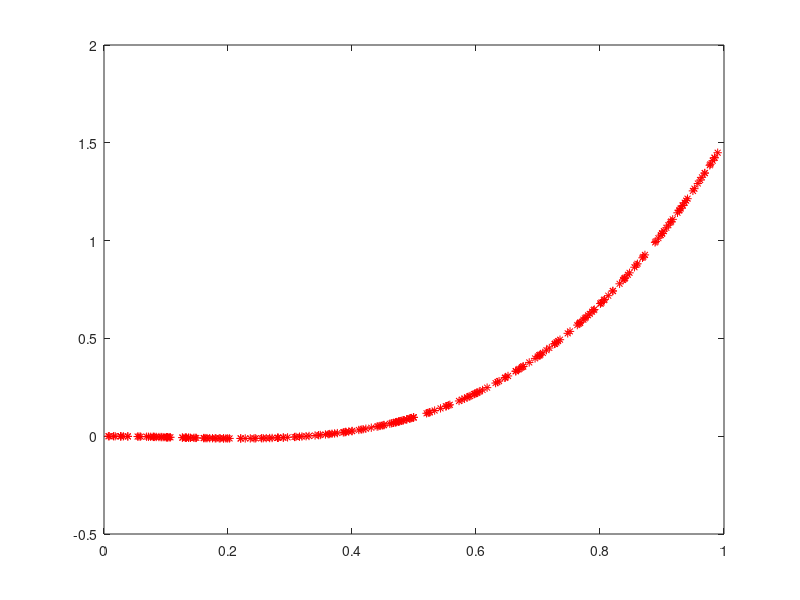

This chart was generated by the following MATLAB code: (Note: this script raises an error after producing the figure.)
%Generate Data
clc
clear all
close all
%u=unifrnd(0,1,1000,1);
load('u')
load('n1')
load('n2')
load('n3')
%% noise
% n1 = wgn(1,1000,1);
% n1=(n1-mean(n1));
% mean_noise=mean(n1)
% var_noise=var(n1)

%%
y=-0.6*u.^2 + 2.25*u.^3 - 0.1*u.^2 - 0.1*u.^3 - 0.1*n3' ;
X=[u.^2 u.^3 u.^2+u.^3];
%% optimal 
% for kk=1:20
% for k=0:1:9
% xtrain=X(100*k+1:100*k+75,1:3);
% ytrain=y(100*k+1:100*k+75);
% xtest=X(100*k+76:100*(k+1),1:3);
% ytest=y(100*k+76:100*(k+1));
% alpha=kk;
% teta(k+1,1:3)=(inv((xtrain)'*(xtrain)+10^(-alpha)*eye(3)))*(xtrain)'*(ytrain);
% end
% tetahat(:,kk)=(mean(teta))';
% for i=0:9
%     utest(25*i+1:25*(i+1))=u(100*i+76:100*(i+1));
%     ytest(25*i+1:25*(i+1))=y(100*i+76:100*(i+1));
%     xtest(25*i+1:25*(i+1),(1:3))= X(100*i+76:100*(i+1),(1:3));
% end
% yhat=xtest*tetahat(:,kk);
% e(:,kk)=ytest-yhat;
% %I=e'*e;
% msee(kk)=mse(e(:,kk));
%end
%%
for k=0:1:9
xtrain=X(100*k+1:100*k+75,1:3);
ytrain=y(100*k+1:100*k+75);
xtest=X(100*k+76:100*(k+1),1:3);
ytest=y(100*k+76:100*(k+1));
alpha=13;
teta(k+1,1:3)=(inv((xtrain)'*(xtrain)+10^(-alpha)*eye(3)))*(xtrain)'*(ytrain);
end
%display(det((xtrain)'*(xtrain)+10^(-alpha)*eye(3)),'Det of X*X(T)+alpha I ')
%display(norm(inv((xtrain)'*(xtrain)+10^(-alpha)*eye(3))),'norm of inv X*X(T)+alpha I')
tetahat=(mean(teta))';
for i=0:9
    utest(25*i+1:25*(i+1))=u(100*i+76:100*(i+1));
    ytest(25*i+1:25*(i+1))=y(100*i+76:100*(i+1));
    xtest(25*i+1:25*(i+1),(1:3))= X(100*i+76:100*(i+1),(1:3));
end
yhat=xtest*tetahat;
e=ytest-yhat;
I=e'*e;

%% figure
%%input_output
figure;
plot(utest,yhat,'r*');
%axis([0 1 -1 1])

hold on
plot(utest,ytest,'bO');
%axis([0 1 -1.5 1.5])

legend('Estimated','Real');
grid on;
xlabel('input');
ylabel('output');
%%error bar

figure;
plot(utest,e,'ko');
legend('Error on test data');
%axis([0 1 -1.5 1.5])
display(mse(e),'Mean squared normalized error ')
grid on;
xlabel('input');
ylabel('Error');

sigma2=((e'*e)/(250-3));                     %%N-n
cov_tetahat=(sigma2)*(inv(xtest'*xtest));
covyhat=xtest*cov_tetahat*xtest';
error_band_pos=yhat+sqrt(diag(covyhat));
error_band_neg=yhat-sqrt(diag(covyhat));

figure;
plot(utest,error_band_pos,'ko',utest,error_band_neg,'ko',utest,yhat,'g*');
legend('Error Bar');
grid on;
xlabel('input');
%axis([0 1 -1 0])

title('Error Bar')

